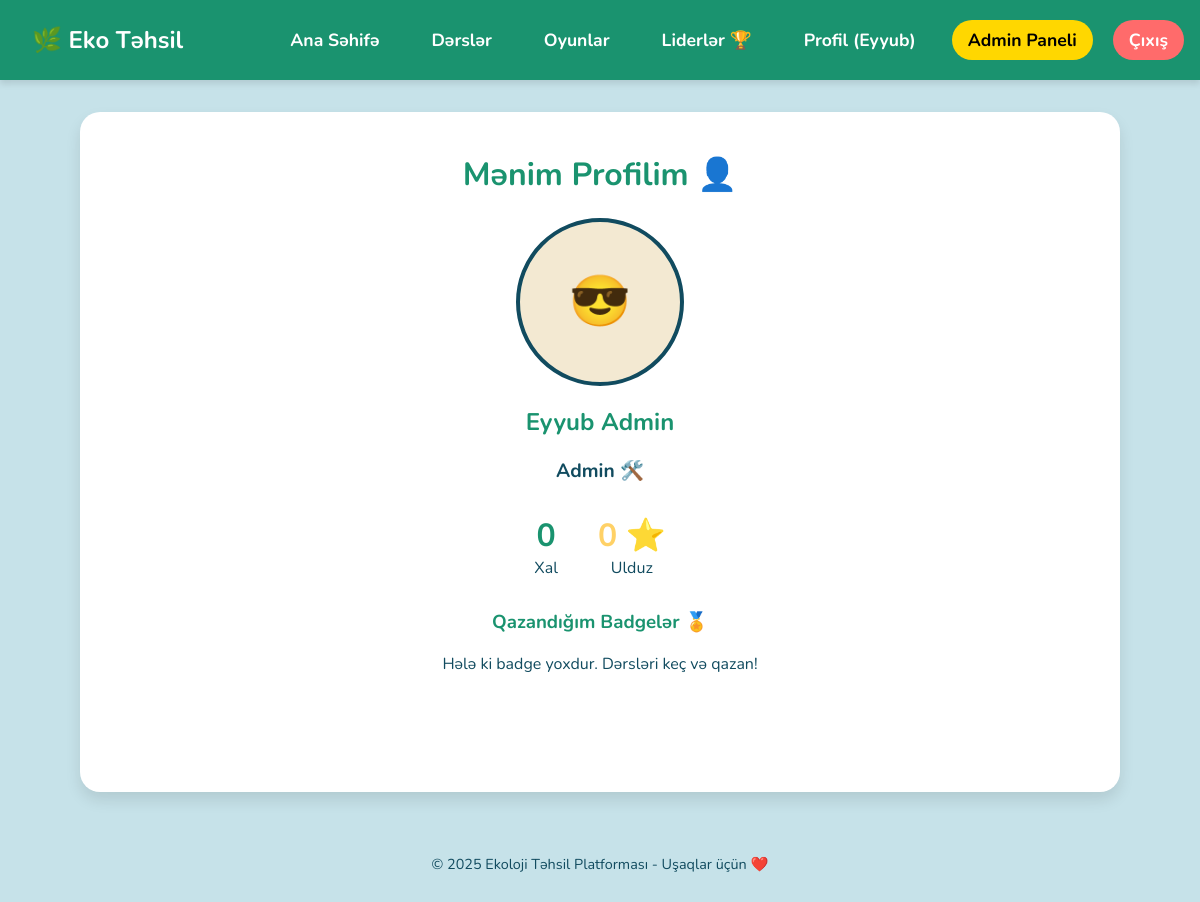
The app's page /profile (signed in) with its own data.
### models.py (models this page shows, shortened)
class User(UserMixin, db.Model):
    id = db.Column(db.Integer, primary_key=True)
    username = db.Column(db.String(80), unique=True, nullable=False)
    lastname = db.Column(db.String(80))
    school = db.Column(db.String(120))
    grade = db.Column(db.String(10)) # e.g. "5A"
    age = db.Column(db.Integer)
    password_hash = db.Column(db.String(128))
    role = db.Column(db.String(20), default='student') # student, admin
    score = db.Column(db.Integer, default=0)
    is_approved = db.Column(db.Boolean, default=False) # New approval field
    @property
    def stars(self):
        return self.score // 50
    progress = db.relationship('UserProgress', backref='user', lazy=True)
    badges = db.relationship('UserBadge', backref='user', lazy=True)

### app.py (the view)
@app.route('/profile')
@login_required
def profile():
    return render_template('profile.html', user=current_user)

### app.py (called while the page is built)
@login_manager.user_loader
def load_user(user_id):
    return User.query.get(int(user_id))

### templates/profile.html (shortened to what this page needs)
{% extends 'base.html' %}
{% block content %}
<div style="text-align: center;">
    <h1>Mənim Profilim 👤</h1>
    <div
        style="background-color: var(--sunny-yellow); display: inline-block; padding: 30px; border-radius: 50%; width: 100px; height: 100px; line-height: 100px; font-size: 50px; border: 4px solid var(--ocean-blue);">
        😎
    </div>
    <h2>{{ user.username }} {{ user.lastname }}</h2>
    <p style="font-size: 1.2rem; font-weight: bold; color: var(--ocean-blue);">
        {% if user.role == 'admin' %}
        Admin 🛠️
        {% else %}
        Şagird 🎓 ({{ user.age }} yaş) <br>
        {{ user.school }} / {{ user.grade }}
        {% endif %}
    </p>
    <div style="display: flex; justify-content: center; gap: 40px; margin: 30px 0;">
        <div style="text-align: center;">
            <div style="font-size: 2rem; font-weight: bold; color: var(--dark-green);">{{ user.score }}</div>
            <div>Xal</div>
        </div>
        <div style="text-align: center;">
            <div style="font-size: 2rem; font-weight: bold; color: #FFD166;">{{ user.stars }} ⭐</div>
            <div>Ulduz</div>
        </div>
    </div>
    <h3>Qazandığım Badgelər 🏅</h3>
    {% if user.badges %}
    <div class="card-grid">
        {% for ub in user.badges %}
        <div class="card" style="padding: 10px;">
            <div style="font-size: 40px;">🏅</div>
            <h4>{{ ub.badge.name }}</h4>
        </div>
        {% endfor %}
    </div>
    {% else %}
    <p>Hələ ki badge yoxdur. Dərsləri keç və qazan!</p>
    {% endif %}
</div>
{% endblock %}

### templates/base.html (shortened to what this page needs)
<!DOCTYPE html>
<html lang="az">
<head>
    <link rel="stylesheet" href="{{ url_for('static', filename='css/style.css') }}">
</head>
<body>
    <nav>
        <a href="{{ url_for('index') }}" class="logo">🌿 Eko Təhsil</a>
        <ul class="nav-links" id="nav-links">
            <li><a href="{{ url_for('index') }}">Ana Səhifə</a></li>
            <li><a href="{{ url_for('lessons') }}">Dərslər</a></li>
            <li><a href="{{ url_for('games') }}">Oyunlar</a></li>
            <li><a href="{{ url_for('leaderboard') }}">Liderlər 🏆</a></li>
            {% if current_user.is_authenticated %}
            <li><a href="{{ url_for('profile') }}">Profil ({{ current_user.username }})</a></li>
            {% if current_user.role == 'admin' %}
            <li><a href="{{ url_for('admin_dashboard') }}" style="background-color: gold; color: black;">Admin
                    Paneli</a></li>
            {% endif %}
            <li><a href="{{ url_for('logout') }}" style="background-color: var(--alert-red);">Çıxış</a></li>
            {% else %}
            <li><a href="{{ url_for('login') }}" style="background-color: white; color: var(--ocean-blue);">Giriş</a>
            </li>
            {% endif %}
        </ul>
    </nav>
    <div class="container">
        {% block content %}
        {% endblock %}
    </div>
    <footer>
        <p>&copy; 2025 Ekoloji Təhsil Platforması - Uşaqlar üçün ❤️</p>
    </footer>
</body>
</html>

### static/css/style.css (style rules this page uses)
:root { --primary-green: #88D498; --dark-green: #1A936F; --sky-blue: #C6E2E9; --ocean-blue: #114B5F; --sunny-yellow: #F3E9D2; --alert-red: #FF6B6B; --font-main: 'Nunito', 'Segoe UI', 'Helvetica Neue', sans-serif; }
body { background-color: var(--sky-blue); font-family: var(--font-main); color: var(--ocean-blue); margin: 0; padding: 0; }
nav { background-color: var(--dark-green); padding: 1rem; display: flex; justify-content: space-between; align-items: center; box-shadow: 0 4px 6px rgba(0, 0, 0, 0.1); }
nav .logo { font-size: 1.5rem; font-weight: bold; color: white; text-decoration: none; }
nav ul { list-style: none; display: flex; gap: 20px; margin: 0; padding: 0; }
nav a { color: white; text-decoration: none; font-size: 1.1rem; font-weight: bold; padding: 8px 16px; border-radius: 20px; transition: background 0.3s; }
.container { max-width: 1000px; margin: 2rem auto; padding: 20px; background-color: white; border-radius: 20px; box-shadow: 0 8px 15px rgba(0, 0, 0, 0.1); min-height: 80vh; }
h1, h2, h3 { text-align: center; color: var(--dark-green); }
footer { text-align: center; padding: 1rem; color: var(--ocean-blue); font-size: 0.9rem; }

### records on screen
User: username "Eyyub", lastname "Admin", score "0", stars "0"
